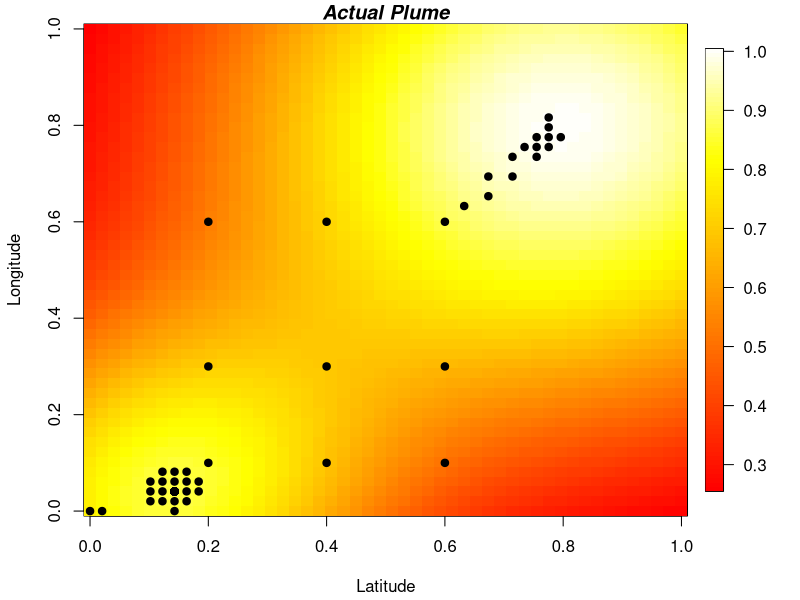
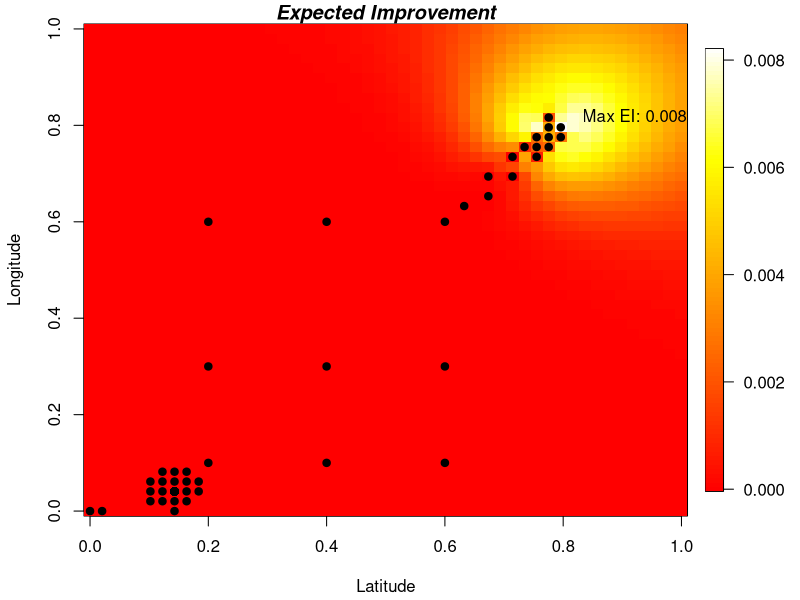
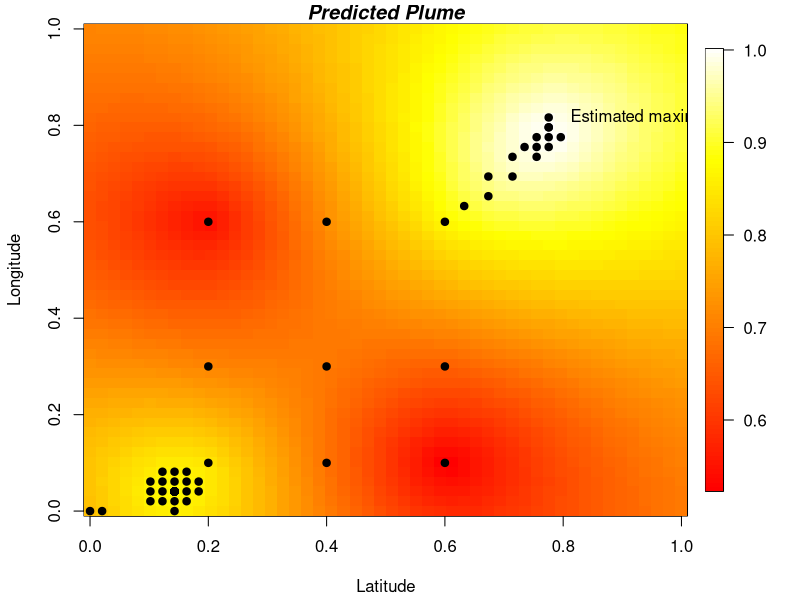
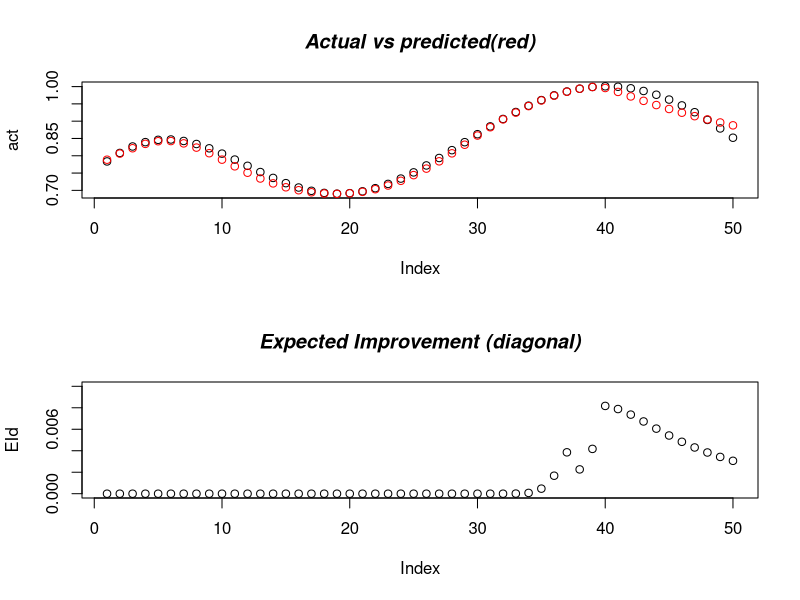
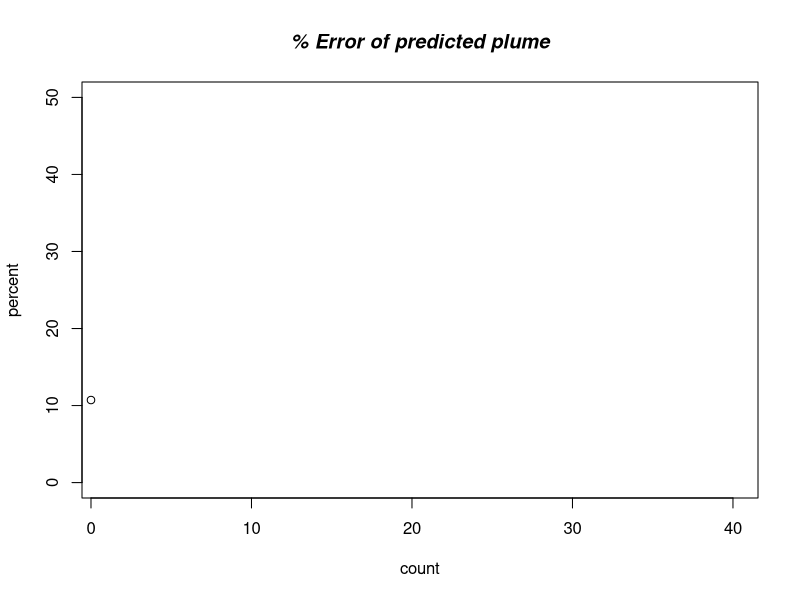
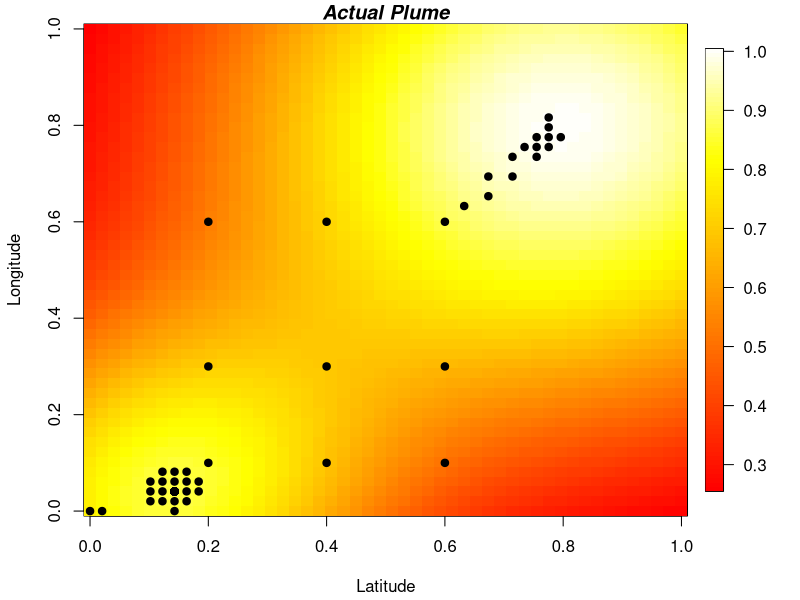

Write the R code that produced these figures, in order. (Note: this script raises an error after producing the figures.)
##rm(list=ls())
library(mvtnorm)
library(fields)
library(MASS)
graphics.off()

##Function to construct the covariance function for the spatial field
construct.Omega = function(s1, s2, tau2, lambda){
  n1    = dim(s1)[1]
  n2    = dim(s2)[1]
  Omega = matrix(0, nrow=n1, ncol=n2)
  for(i in 1:n1){
    for(j in 1:n2){
      Omega[i,j] = tau2*exp(-(sqrt(sum((s1[i,]-s2[j,])^2)))/lambda)
    }
  }
  return(Omega)
}


##Function that evaluates the true underlying function that generates the data
humidity = function(s,x1,y1,x2,y2){
  s.maxh1 = c(x1,y1)  #Coordinates of the maximum of the humidity function
  s.maxh2 = c(x2,y2)
  n = dim(s)[1]
  h = rep(0, n)
  h2 = rep(0, n)
  for(i in 1:n){
    h[i] = exp(-2*sum((s[i,]-s.maxh1)^2))
    h2[i] = exp(-6*sum((s[i,]-s.maxh2)^2))
  }
  
  
  return(h2*3/4+h)
}


count = 0
y = 0
prevcount = 0
init = 0
zlim <- c(0,1.5)
pic_count = 0

##Generate the "training" data from the 9 way oints (actually, the training data might be larger because we will also be sampling between waypoints, but don't worry about that for now).

# 
# grid.training[1,] = c(0.1,0.5)
# grid.training[2,] = c(0.5,0.9)
# grid.training[3,] = c(0.9,0.5)
# grid.training[4,] = c(0.5,0.1)
# grid.training[5,] = c(0.2,0.2)
# grid.training[6,] = c(0.2,0.8)
# grid.training[7,] = c(0.8,0.8)
# grid.training[8,] = c(0.8,0.2)
# grid.training[9,] = c(0.5,0.5)


# grid.training[7,] = c(0.2,0.1)
# grid.training[2,] = c(0.1,0.2)
# grid.training[3,] = c(0.8,0)
# grid.training[4,] = c(0.6,0)
# grid.training[5,] = c(1,0.3)
# grid.training[6,] = c(1,0.1)
# grid.training[1,] = c(1,0.2)

#BAD+++++++++++++++++++++
# grid.training[1,] = c(0.1,0.1)
# grid.training[2,] = c(0.2,0.1)
# grid.training[3,] = c(0.3,0.1)
# grid.training[6,] = c(0.1,0.2)
# grid.training[5,] = c(0.2,0.2)
# grid.training[4,] = c(0.3,0.2)
# grid.training[7,] = c(0.1,0.4)
# 
# grid.training[8,] = c(0.2,0.4)
# grid.training[9,] = c(0.3,0.4)
# ++++++++++++++++++


# 
# grid.training[1,] = c(0.2,0.1)
# grid.training[2,] = c(0.4,0.1)
# grid.training[3,] = c(0.6,0.1)
# grid.training[6,] = c(0.2,0.3)
# grid.training[5,] = c(0.4,0.3)
# grid.training[4,] = c(0.6,0.3)
# grid.training[7,] = c(0.2,0.6)
# 
# grid.training[8,] = c(0.4,0.6)
# grid.training[9,] = c(0.6,0.6)





# grid.training[3,] = c(0.3,0.1)
# grid.training[6,] = c(0.1,0.2)
# grid.training[5,] = c(0.2,0.2)
# grid.training[4,] = c(0.3,0.2)
# grid.training[7,] = c(0.1,0.4)
# 
# grid.training[8,] = c(0.2,0.4)
# grid.training[9,] = c(0.3,0.4)

# 
# grid.training[10,] = c(0.9,0.1)
# grid.training[11,] = c(0.9,0.4)
# grid.training[12,] = c(0.9,0.6)
# grid.training[13,] = c(0.9,0.4)
# grid.training[14,] = c(0.9,0.5)
# if(count > 9 )
# {
#   grid.training[count,] = c(s.max.estimated[1],s.max.estimated[2])
#   
# }
# grid.training[11,] = c(0.6,0.6)

while(count < 50)
{
  
grid.training = matrix(0, nrow=0, ncol=2)
  
pythondata = read.csv("foo.csv")
  
for (i in 1:dim(pythondata)[1])
  {
    
    print(pythondata[i,1])
    grid.training = rbind(grid.training,c(pythondata[i,1],pythondata[i,2]))
    
  }  
  
ngrid.training = dim(grid.training)[1]
towrite = 5

# for(i in dim(grid.training)[1])
#      {
#  
#   towrite = append(towrite, grid.training[i,])
# }
# write(towrite, file = "dataTest", ncolumns = 1000, sep = ",")
##Generate the grid over which predictions will be made
ngrid = 50
grid  = matrix(0, nrow=ngrid*ngrid, ncol=2)
grid[,1] = rep(seq(0,1,length=ngrid),ngrid)
grid[,2] = rep(seq(0,1,length=ngrid),each=ngrid)


##Visualize the true function along with the location of the training waypoints

truehumidity = humidity(grid, 0.8, 0.8,0.1,0.0)

#truehumidity2 = humidity(grid,0,0)
if(init == 0)
{
  X11()
}
else
{
  dev.set(dev.list()[1])
}
par(mar=c(4,4,1,1)+0.2)



# image(matrix(truehumidity, nrow=ngrid, ncol=ngrid),legend.only=TRUE,col = heat.colors(50),  ylab="Longitude", xlab="Latitude")
image.plot(matrix(truehumidity, nrow=ngrid, ncol=ngrid),col = heat.colors(100),  ylab="Longitude", xlab="Latitude")
title(main = "Actual Plume", font.main = 4)
points(grid.training[,1], grid.training[,2], pch=19)
#lines(grid.training)
# text(grid.training[1,1]+0.02, grid.training[1,2]-0.02, expression(paste(s[1])))
# text(grid.training[2,1]+0.02, grid.training[2,2]-0.02, expression(paste(s[2])))
# text(grid.training[3,1]+0.02, grid.training[3,2]-0.02, expression(paste(s[3])))
# text(grid.training[4,1]+0.02, grid.training[4,2]-0.02, expression(paste(s[4])))
# text(grid.training[5,1]+0.02, grid.training[5,2]-0.02, expression(paste(s[5])))
# text(grid.training[6,1]+0.02, grid.training[6,2]-0.02, expression(paste(s[6])))
# text(grid.training[7,1]+0.02, grid.training[7,2]-0.02, expression(paste(s[7])))
# text(grid.training[8,1]+0.02, grid.training[8,2]-0.02, expression(paste(s[8])))
# text(grid.training[9,1]+0.02, grid.training[9,2]-0.02, expression(paste(s[9])))
dev.print(dev=pdf, file="poc_true.pdf")
dev.copy(jpeg,filename=paste("C:/Users/sebas_000/Documents/R code/pic",pic_count,".jpg"))
dev.off ();
pic_count = pic_count+1


##Generate the actual observations over the training grid (these involve noise)
traininghumidity = humidity(grid.training,0.8, 0.8,0.1,0.0)# + rnorm(ngrid.training, 0, 0.025)


## Negative of marginal likelihood function. Target for optimal hyperparameter selection. 
marginal.likelihood=function(hyper.params,measurements,points){
	a1=2
	b1=.5*var(measurements)
	a2=2
	b2=.5*var(measurements)
	c=1
	d=-sqrt(2)/log(.05)
	lambda=hyper.params[1]
	sigma2=hyper.params[2]
	tau2=hyper.params[3]
	Psi=sigma2*diag(,length(measurements))+construct.Omega(points, points , tau2, lambda)
	Psi.inv=solve(Psi)
	beta.hat=as.numeric(colSums(Psi.inv)%*%measurements)/sum(Psi.inv)
	ml=-.5*log(det(Psi))-.5*as.numeric((measurements-beta.hat)%*%Psi.inv%*%(measurements-beta.hat))-(a1+1)*log(sigma2)-b1/sigma2-(a2+1)*log(tau2)-b2/tau2+(c-1)*log(lambda)-lambda/d
	return(-1*ml)
}

########################################################################
########################################################################
##Do the actual work
y = traininghumidity
#  for(i in 1:9)
# 	{
# 	   if(i <= count)
# 	   {
# 	   	y[i] = traininghumidity[i]
# 	   }
# 	   else
# 	     {
#               y[i] = 0
# 	     }
# 	}
# i =0
##These are naive, off-the-shelve values for the parameters controlling smoothing and interpolation.  A real excersice would aim at getting these values as part of the monitoring procedure, but I am trying to keep it as simple as possible for now
# beta = mean(y)
# sigma2 = 0.2*var(y)
# tau2   = 0.8*var(y)
# lambda = sqrt(2)/3  ##This is the maximum distance between any two points in the map, divided by 3.  Don't ask why :)

## Get the maximum of the marginal likelihood and extract the empirical Bayes estimates for the parameters.
opt=constrOptim(c(.47,sqrt(var(y)),sqrt(var(y))),marginal.likelihood,NULL,diag(,3),rep(1e-6,3),measurements=y,points=grid.training)
lambda=opt$par[1]
sigma2=opt$par[2]
tau2=opt$par[3]
Psi=sigma2*diag(,length(y))+construct.Omega(grid.training, grid.training , tau2, lambda)
Psi.inv=solve(Psi)
beta=as.numeric(colSums(Psi.inv)%*% y)/sum(Psi.inv)


## Compute posterior predictive mean and variance. 
oneso        = rep(1, ngrid.training)
Omegaoo     = construct.Omega(grid.training, grid.training, tau2, lambda)
Omegaoo.inv = ginv(Omegaoo)#solve(Omegaoo)  #solve computes the inverse of a matrix
Omegapo = construct.Omega(grid, grid.training, tau2, lambda)
onesp   = rep(1, ngrid*ngrid)
y.mean = beta*onesp+Omegapo%*%Omegaoo.inv%*%(solve(diag(rep(1,ngrid.training))/sigma2 + Omegaoo.inv)%*%(y/sigma2 + Omegaoo.inv%*%oneso*beta)-oneso*beta)
y.var=sigma2+tau2-diag(Omegapo%*%Omegaoo.inv%*%t(Omegapo)+Omegapo%*%Omegaoo.inv%*%solve(diag(rep(1,ngrid.training))/sigma2 + Omegaoo.inv)%*%Omegaoo.inv%*%t(Omegapo))  


## Calculate expected improvement over the working grid
y.max=max(y)
EI = sqrt(y.var)*dnorm((y.mean-y.max)/sqrt(y.var))+(y.mean-y.max)*pnorm((y.mean-y.max)/sqrt(y.var))


s.max.EI.estimated = grid[which.max(EI),]  #These are the coordinates of the (currently estimated) maximum
s.max.f.estimated = grid[which.max(y.mean),]  #These are the coordinates of the (currently estimated) maximum

print(paste("The coordinates of the next location to visit are ", paste(s.max.EI.estimated, collapse=" "), ".  This is our current best guess for the location of the maximum expected improvement."))
# 
# for(z in 51:51)
# {
#   EI[z] = min(EI)
# }
if(init == 0)
{
  X11()
}
else
{
  dev.set(dev.list()[2])
}
par(mar=c(4,4,1,1)+0.2)


# image(matrix(EI, nrow=ngrid, ncol=ngrid), legend.only=TRUE,col = heat.colors(50),  ylab="Longitude", xlab="Latitude")
image.plot(matrix(EI, nrow=ngrid, ncol=ngrid),col = heat.colors(100),  ylab="Longitude", xlab="Latitude")
title(main = "Expected Improvement", font.main = 4)
points(grid.training[,1], grid.training[,2], pch=19)
# text(grid.training[1,1]+0.02, grid.training[1,2]-0.02, expression(paste(s[1])))
# text(grid.training[2,1]+0.02, grid.training[2,2]-0.02, expression(paste(s[2])))
# text(grid.training[3,1]+0.02, grid.training[3,2]-0.02, expression(paste(s[3])))
# text(grid.training[4,1]+0.02, grid.training[4,2]-0.02, expression(paste(s[4])))
# text(grid.training[5,1]+0.02, grid.training[5,2]-0.02, expression(paste(s[5])))
# text(grid.training[6,1]+0.02, grid.training[6,2]-0.02, expression(paste(s[6])))
# text(grid.training[7,1]+0.02, grid.training[7,2]-0.02, expression(paste(s[7])))
# text(grid.training[8,1]+0.02, grid.training[8,2]-0.02, expression(paste(s[8])))
# text(grid.training[9,1]+0.02, grid.training[9,2]-0.02, expression(paste(s[9])))
points(s.max.EI.estimated[1], s.max.EI.estimated[2], pch=19)
text(s.max.EI.estimated[1]+.02, s.max.EI.estimated[2]+0.02, paste("Max EI:",EI[which.max(EI)]), pos=4)
dev.print(dev=pdf, file="expectedimprovement_est.pdf")
dev.copy(jpeg,filename=paste("C:/Users/sebas_000/Documents/R code/pic",pic_count,".jpg"))
dev.off ();
pic_count = pic_count+1




print(paste("The coordinates of the next location to visit are ", paste(s.max.f.estimated, collapse=" "), ".  This is our current best guess for the location of the maximum expected improvement."))


if(init == 0)
{
  X11()
}
else
{
  dev.set(dev.list()[3])
}
par(mar=c(4,4,1,1)+0.2)
# image(matrix(y.mean, nrow=ngrid, ncol=ngrid), col = heat.colors(50),ylab="Longitude", xlab="Latitude")
image.plot(matrix(y.mean, nrow=ngrid, ncol=ngrid), col = heat.colors(100),ylab="Longitude", xlab="Latitude")
title(main = "Predicted Plume", font.main = 4)
points(grid.training[,1], grid.training[,2], pch=19)
# text(grid.training[1,1]+0.02, grid.training[1,2]-0.02, expression(paste(s[1])))
# text(grid.training[2,1]+0.02, grid.training[2,2]-0.02, expression(paste(s[2])))
# text(grid.training[3,1]+0.02, grid.training[3,2]-0.02, expression(paste(s[3])))
# text(grid.training[4,1]+0.02, grid.training[4,2]-0.02, expression(paste(s[4])))
# text(grid.training[5,1]+0.02, grid.training[5,2]-0.02, expression(paste(s[5])))
# text(grid.training[6,1]+0.02, grid.training[6,2]-0.02, expression(paste(s[6])))
# text(grid.training[7,1]+0.02, grid.training[7,2]-0.02, expression(paste(s[7])))
# text(grid.training[8,1]+0.02, grid.training[8,2]-0.02, expression(paste(s[8])))
# text(grid.training[9,1]+0.02, grid.training[9,2]-0.02, expression(paste(s[9])))
points(s.max.f.estimated[1], s.max.EI.estimated[2], pch=19)
text(s.max.f.estimated[1]+.02, s.max.EI.estimated[2]+0.02, "Estimated maximum", pos=4)
dev.print(dev=pdf, file="function_est.pdf")
dev.copy(jpeg,filename=paste("C:/Users/sebas_000/Documents/R code/pic",pic_count,".jpg"))
dev.off ();
pic_count = pic_count+1
Sys.sleep(0.2) 

# if(count == 9)
# {count = 0
# }
# count = count + 1
# grid.training[1,] = c(s.max.estimated[1],s.max.estimated[2])
# 
print("DONE FIRST RUN!!!!!!!!!!!!!!!!!!!!!!!!!!!!!!!!!!!!!!!!!!!!!!!!!!!!!!!!!!!!!!!!!!!!!!!!!!!!!!!!!!!!!!!!!!!!!!")


#This appends the next measured value to the training grid
#grid.training = rbind(grid.training,c(s.max.EI.estimated[1],s.max.EI.estimated[2]))



# if(count == 5)
# {
#   grid.training = rbind(grid.training,c(0.75,0.75))
# }




predicted = matrix(y.mean, nrow=ngrid, ncol=ngrid)
actual = matrix(truehumidity, nrow=ngrid, ncol=ngrid)
EIm = matrix(EI, nrow=ngrid, ncol=ngrid)
act <-rep(NA,50)
pred <-rep(NA,50)
EId <- rep(NA,50)

for(i in 1:dim(predicted)[1])
{
  pred[i] = predicted[i,i]
  act[i] = actual[i,i]
  EId[i] = EIm[i,i]
}

if(init == 0)
{
  X11()
}
else
{
  dev.set(dev.list()[4])
}

old.par <- par(mfrow=c(2, 1))

plot(act, main="Actual vs predicted(red)", font.main = 4)
points(pred,col= "red")
plot(EId, main="Expected Improvement (diagonal)", font.main = 4, ylim = c(0,0.01))
par(old.par)


# plot(act)
# title(main = "Actual vs predicted(red)", font.main = 4)
# points(pred,col= "red")
dev.copy(jpeg,filename=paste("C:/Users/sebas_000/Documents/R code/pic",pic_count,".jpg"))
dev.off ();
pic_count = pic_count+1

diff = sqrt((matrix(y.mean, nrow=ngrid, ncol=ngrid) - matrix(truehumidity, nrow=ngrid, ncol=ngrid))^2)

#image(diff, ylab="Longitude", xlab="Latitude")

diffmean = mean(rowMeans(diff))
truemean = mean(rowMeans(matrix(truehumidity, nrow=ngrid, ncol=ngrid)))

percent = (diffmean/truemean )*100

if(init == 0)
{
  X11()
  plot(count,percent,xlim=c(1, 40),ylim=c(0,50))
  title(main = "% Error of predicted plume", font.main = 4)
}
else
{
  dev.set(dev.list()[5])
  points(count,percent)
}


# if(init == 0)
# {
#   X11()
#   
# }
# else
# {
#   dev.set(dev.list()[6])
# }
# 
# plot(EId)


count = count + 1

init = 1
}

# for(i in 1:81)
# {
#   print(i)
#   points(i/10, i/10, pch=12)
#   Sys.sleep(1) 
# }

# dev.set(dev.list()[1])

# Ex = matrix(EI, nrow=ngrid, ncol=ngrid)
# y <- grid[which(Ex>max(EI)-max(EI)/4),]
# points(y[,1], y[,2], pch=10)
